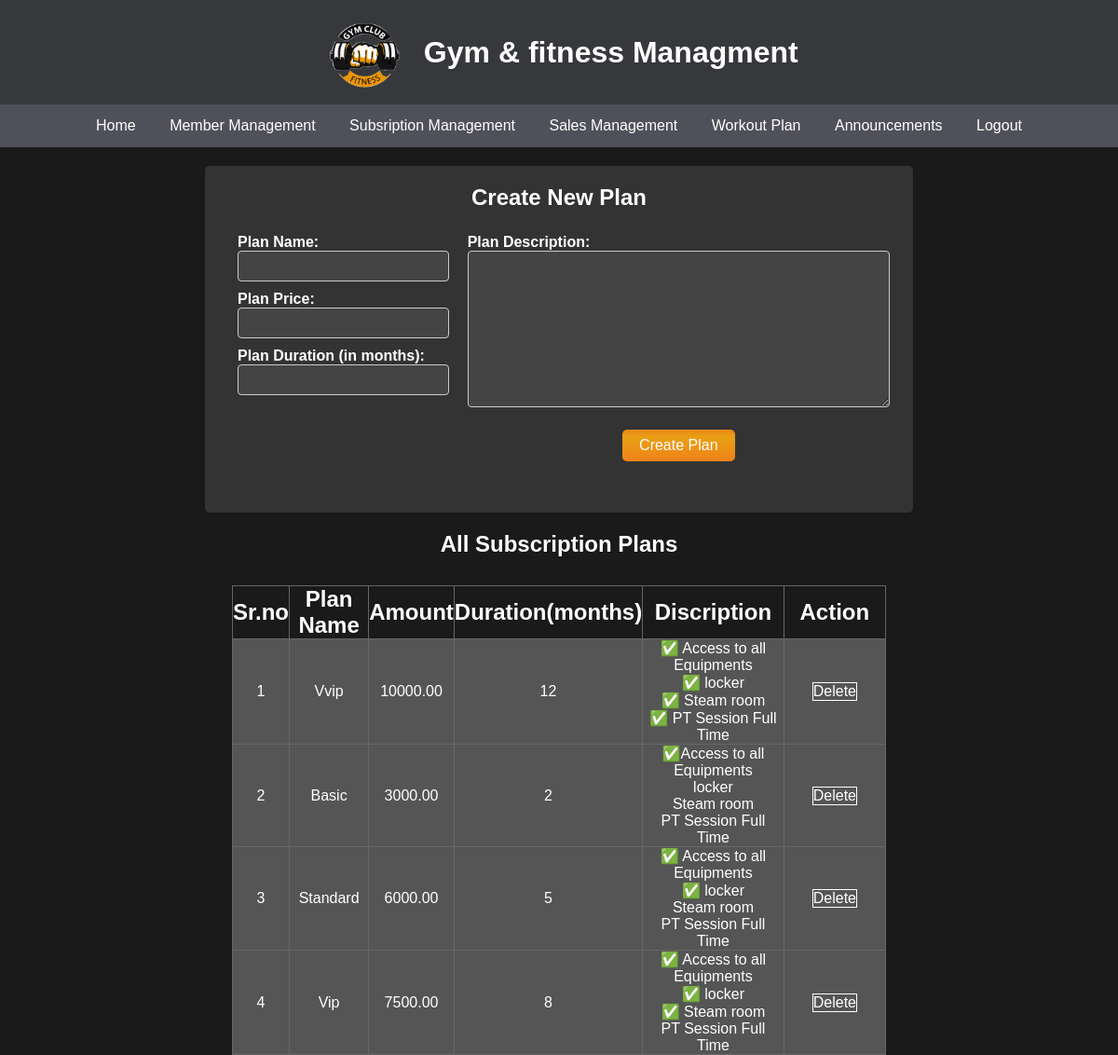
The page /Dashboard/Admin/Admin_subscription_management.php (signed in) on the database its author committed.
### tables this page shows
CREATE TABLE `subscription_plan` (
  `plan_id` int(11) NOT NULL,
  `plan_name` varchar(255) NOT NULL,
  `amount` decimal(10,2) NOT NULL,
  `description` text DEFAULT NULL,
  `validity` int(11) NOT NULL
);

### Dashboard/Admin/Admin_subscription_management.php (the view, shortened to what this page needs)
<!DOCTYPE html>
<html lang="en">
<head>
</head>
<body>
    <?php include '_Aheader.php';?>
    <div class="container">
        <h2>Create New Plan</h2>
        <div class="inputdiv">
            <div class="leftdiv">
                <form action="<?php echo htmlspecialchars($_SERVER["PHP_SELF"]); ?>" method="post">
                    <label>Plan Name:</label>
                    <input type="text" name="plan_name" required>
                    <label>Plan Price:</label>
                    <input type="number" name="amount" required>
                    <label>Plan Duration (in months):</label>
                    <input type="number" name="validity" required>
                </div>
                <div class="rightdiv">
                    <label>Plan Description:</label><br>
                    <textarea name="description" id="" cols="50" rows="10"></textarea>
                    <input type="submit" name="create_plan" value="Create Plan">
            </div>
        </div>
    </div>
    <div class="tablediv">
        <h2>All Subscription Plans</h2>
        <div class="table-container">
                <table border="1">
                    <thead>
                        <tr>
                            <th>Sr.no</th>
                            <th>Plan Name</th>
                            <th>Amount</th>
                            <th>Duration(months)</th>
                            <th>Discription</th>
                            <th>Action</th>
                        </tr>
                    </thead>
                <tbody>
                    <?php
                    include('../../Include/_dbconnect.php');
                    $sql = "SELECT * FROM subscription_plan";
                    $result = $conn->query($sql);
                    if ($result->num_rows > 0) {
                        $i = 1;
                        while ($row = $result->fetch_assoc()) {
                            echo "<tr>";
                            echo "<td>{$i}</td>";
                            echo "<td>{$row['plan_name']}</td>";
                            echo "<td>{$row['amount']}</td>";
                            echo "<td>{$row['validity']}</td>";
                            echo "<td>{$row['description']}</td>";
                            echo "<td class='grp-btn'><a class='btn1' href='_Subscription-delete.php?id={$row['plan_id']}' onclick='return yesno();'>Delete</a></td>";
                            echo "</tr>";
                            $i++;
                        }
                    } else {
                        echo "<tr><td colspan='6'>No plans found</td></tr>";
                    }
                    ?>
                </tbody>
            </table>
        </div>
    </div>
</body>
</html>

### css/User-Dashboard.css (style rules this page uses)
* { margin: 0; padding: 0; font-family: 'Gill Sans', 'Gill Sans MT', Calibri, 'Trebuchet MS', sans-serif; }
body { background-color: #1a1a1a; color:#ffffff; }

### Dashboard/Admin/Admin_subscription_management.php (style rules this page uses)
body { font-family: Arial, sans-serif; margin: 0; padding: 0; background-color: #222; color: #fff; }
.container { max-width: 60%; margin: 20px auto; padding: 20px; background-color: #333; border-radius: 5px; box-shadow: 0 2px 5px rgba(0, 0, 0, 0.1); min-height: 250px; }
.inputdiv { display: flex; width: 100%; padding:5px; margin: 10px 0px; justify-content: space-between; }
.leftdiv { flex:1; padding:10px; }
.rightdiv { flex:2; padding:10px; }
form { margin-bottom: 20px; }
label { font-weight: bold; }
input[type="text"], input[type="number"], textarea { width: 100%; padding: 8px; margin-bottom: 10px; border: 1px solid #ccc; border-radius: 4px; box-sizing: border-box; background-color: #444; color: #fff; }
input[type="submit"] { margin: 10px auto; display: block; text-decoration: none; background-image: linear-gradient(to top, #ee821a, #ed8c17, #eb9615, #e9a015, #e78918); color: white; border: 2px solid black; padding: 8px 18px; font-size: 16px; border-radius: 5px; cursor: pointer; transition: ease-in-out 0.1s; border:none; }
h2 { text-align:center; }
.tablediv { display: flex; flex-direction: column; margin: 0 auto; width: 90%; }
table { border-collapse: collapse; margin: 30px auto 0px auto; width: 65%; }
table,th,td { color: white; border: 1px solid #666; }
th,td { text-align: center; }
td { font-size: 1rem; background: #555; }
th { font-size: 1.5rem; }
.grp-btn { padding:10px 30px; gap: 15px; }
.btn1 { background-color: transparent; text-decoration: none; border: 2px solid black; text-decoration: none; color: white; border: 1px solid white; display: block; }

### rows shown on the page
subscription_plan: plan_name "Vvip", amount "10000.00", validity "12", description "✅ Access to all Equipments ✅ locker ✅ Steam room ✅ PT Session Full Time"
subscription_plan: plan_name "Basic", amount "3000.00", validity "2", description "✅Access to all Equipments locker Steam room PT Session Full Time"
subscription_plan: plan_name "Standard", amount "6000.00", validity "5", description "✅ Access to all Equipments ✅ locker Steam room PT Session Full Time"
subscription_plan: plan_name "Vip", amount "7500.00", validity "8", description "✅ Access to all Equipments ✅ locker ✅ Steam room PT Session Full Time"
